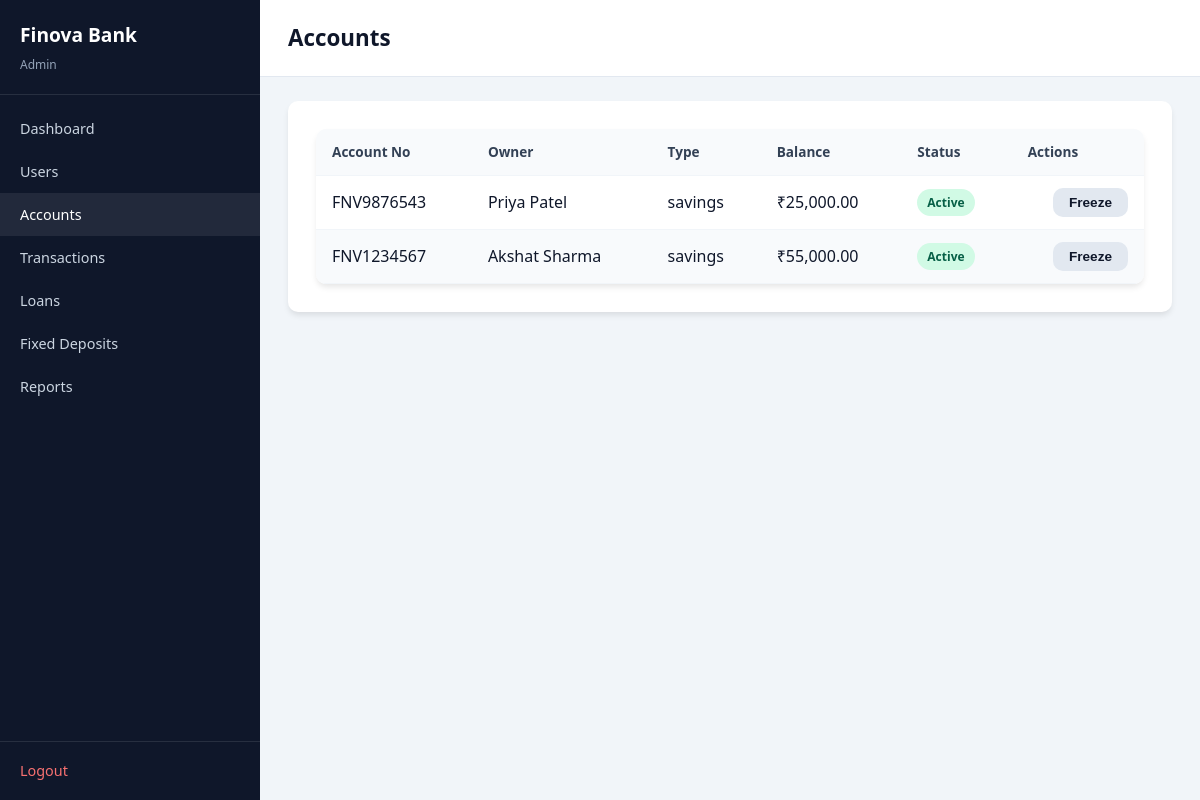
The page /admin/accounts.php (signed in) on the database its author committed.
### tables this page shows
CREATE TABLE accounts (
    id           INT AUTO_INCREMENT PRIMARY KEY,
    user_id      INT NOT NULL,
    account_no   VARCHAR(20) NOT NULL UNIQUE,
    account_type ENUM('savings','current','salary') DEFAULT 'savings',
    balance      DECIMAL(12,2) DEFAULT 0.00,
    open_date    DATE NOT NULL,
    status       ENUM('active','frozen','closed') DEFAULT 'active',
    FOREIGN KEY (user_id) REFERENCES users(id) ON DELETE CASCADE
);

CREATE TABLE users (
    id            INT AUTO_INCREMENT PRIMARY KEY,
    full_name     VARCHAR(100) NOT NULL,
    email         VARCHAR(100) NOT NULL UNIQUE,
    phone         VARCHAR(15) DEFAULT NULL,
    password      VARCHAR(255) DEFAULT NULL,
    google_id     VARCHAR(100) DEFAULT NULL,
    profile_pic   VARCHAR(255) DEFAULT NULL,
    auth_provider ENUM('local','google') DEFAULT 'local',
    address       TEXT,
    date_joined   TIMESTAMP DEFAULT CURRENT_TIMESTAMP,
    status        ENUM('active','frozen','inactive') DEFAULT 'active'
);

### includes/functions.php (called while the page is built, shortened)
<?php
function formatINR($amount)
{
    return '₹' . number_format((float) $amount, 2);
}
function e($str)
{
    return htmlspecialchars((string) $str, ENT_QUOTES, 'UTF-8');
}
function url($path = '')
{
    $path = ltrim($path, '/');
    return APP_BASE . ($path ? '/' . $path : '');
}
function badgeClass($status)
{
    $map = [
        'active' => 'badge-success',
        'success' => 'badge-success',
        'credit' => 'badge-success',
        'approved' => 'badge-info',
        'pending' => 'badge-warning',
        'frozen' => 'badge-danger',
        'rejected' => 'badge-danger',
        'debit' => 'badge-danger',
        'failed' => 'badge-danger',
        'closed' => 'badge-secondary',
        'paid' => 'badge-success',
        'overdue' => 'badge-danger',
        'matured' => 'badge-success',
    ];
    return $map[strtolower($status)] ?? 'badge-secondary';
}

### admin/accounts.php (the view, shortened to what this page needs)
<?php
require_once __DIR__ . '/../config/db.php';
require_once __DIR__ . '/../includes/functions.php';
$accounts = $conn->query('SELECT a.*, u.full_name, u.email FROM accounts a JOIN users u ON a.user_id = u.id ORDER BY a.id DESC');
include __DIR__ . '/../includes/panel_header.php';
?>
<div class="card">
    <div class="table-wrap">
        <table>
            <thead><tr><th>Account No</th><th>Owner</th><th>Type</th><th>Balance</th><th>Status</th><th>Actions</th></tr></thead>
            <tbody>
            <?php while ($a = $accounts->fetch_assoc()): ?>
                <tr>
                    <td><?= e($a['account_no']) ?></td>
                    <td><?= e($a['full_name']) ?></td>
                    <td><?= e($a['account_type']) ?></td>
                    <td><?= formatINR($a['balance']) ?></td>
                    <td><span class="badge <?= badgeClass($a['status']) ?>"><?= e($a['status']) ?></span></td>
                    <td class="actions">
                        <form method="POST" action="<?= url('admin/freeze_account.php') ?>">
                            <button type="submit" class="btn btn-sm btn-secondary" onclick="return confirm('Change status?');"><?= $a['status'] === 'frozen' ? 'Unfreeze' : 'Freeze' ?></button>
                        </form>
                    </td>
                </tr>
            <?php endwhile; ?>
            </tbody>
        </table>
    </div>
</div>
<?php include __DIR__ . '/../includes/panel_footer.php'; ?>

### css/style.css (style rules this page uses)
:root { --primary: #1a56db; --primary-dark: #1341a8; --primary-light: #3b82f6; --secondary: #0ea5e9; --accent: #06b6d4; --gold: #c9a227; --success: #059669; --danger: #dc2626; --warning: #d97706; --info: #2563eb; --gray-50: #f8fafc; --gray-100: #f1f5f9; --gray-200: #e2e8f0; --gray-500: #64748b; --gray-700: #334155; --gray-900: #0f172a; --navy: #0c1929; --navy-light: #132337; --radius: 10px; --radius-lg: 16px; --shadow: 0 4px 6px -1px rgb(0 0 0 / 0.1); --shadow-lg: 0 20px 40px -12px rgb(15 23 42 / 0.18); --font-sans: 'DM Sans', 'Segoe UI', system-ui, sans-serif; --font-display: 'Playfair Display', Georgia, serif; }
* { box-sizing: border-box; margin: 0; padding: 0; }
body { font-family: var(--font-sans); color: var(--gray-900); background: var(--gray-50); line-height: 1.6; }
.btn { display: inline-block; padding: 10px 20px; border-radius: var(--radius); border: none; cursor: pointer; font-size: 0.95rem; font-weight: 600; text-align: center; transition: background 0.2s ease, color 0.2s ease, border-color 0.2s ease, transform 0.15s ease; }
.btn-secondary { background: var(--gray-200); color: var(--gray-900); }
.btn-sm { padding: 7px 16px; font-size: 0.85rem; }
.card { background: #fff; border-radius: var(--radius); box-shadow: var(--shadow); padding: 28px; margin-bottom: 24px; }
.panel-body { background: var(--gray-100); }
.table-wrap { overflow-x: auto; background: #fff; border-radius: var(--radius); box-shadow: var(--shadow); }
table { width: 100%; border-collapse: collapse; }
th, td { padding: 12px 16px; text-align: left; border-bottom: 1px solid var(--gray-100); }
th { background: var(--gray-50); font-weight: 600; font-size: 0.85rem; color: var(--gray-700); }
tbody tr:nth-child(even) { background: var(--gray-50); }
.actions { display: flex; gap: 8px; justify-content: flex-end; flex-wrap: wrap; }
.badge { display: inline-block; padding: 4px 10px; border-radius: 20px; font-size: 0.75rem; font-weight: 600; text-transform: capitalize; }
.badge-success { background: #d1fae5; color: #065f46; }

### rows shown on the page
accounts: account_no "FNV9876543", user.full_name "Priya Patel", account_type "savings", balance "₹25,000.00", status "Active", shows "Freeze"
accounts: account_no "FNV1234567", user.full_name "Akshat Sharma", account_type "savings", balance "₹55,000.00", status "Active", shows "Freeze"

### other values the page prints
$item[0] "Dashboard"
$item[0] "Users"
$item[0] "Accounts"
$item[0] "Transactions"
$item[0] "Loans"
$item[0] "Fixed Deposits"
$item[0] "Reports"
$page_title "Accounts"
